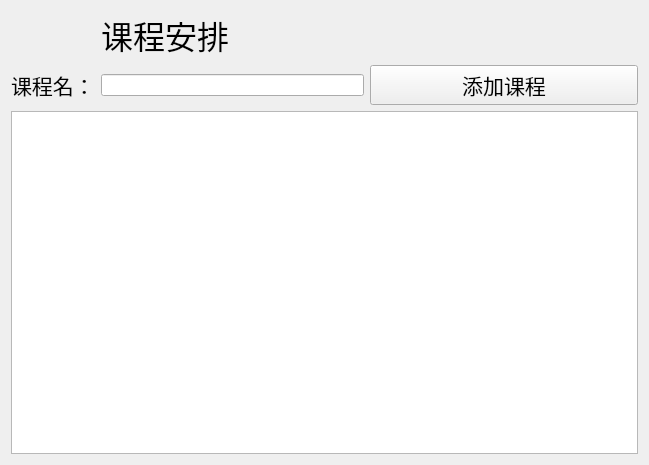
<?xml version="1.0" encoding="UTF-8"?>
<ui version="4.0">
 <class>course</class>
 <widget class="QWidget" name="course">
  <property name="geometry">
   <rect>
    <x>0</x>
    <y>0</y>
    <width>649</width>
    <height>465</height>
   </rect>
  </property>
  <property name="windowTitle">
   <string>Form</string>
  </property>
  <layout class="QGridLayout" name="gridLayout">
   <item row="0" column="1" colspan="2">
    <widget class="QLabel" name="label">
     <property name="font">
      <font>
       <pointsize>24</pointsize>
      </font>
     </property>
     <property name="text">
      <string>课程安排</string>
     </property>
    </widget>
   </item>
   <item row="0" column="3">
    <spacer name="horizontalSpacer_2">
     <property name="orientation">
      <enum>Qt::Horizontal</enum>
     </property>
     <property name="sizeHint" stdset="0">
      <size>
       <width>261</width>
       <height>20</height>
      </size>
     </property>
    </spacer>
   </item>
   <item row="1" column="0">
    <widget class="QLabel" name="label_2">
     <property name="font">
      <font>
       <pointsize>16</pointsize>
      </font>
     </property>
     <property name="text">
      <string>课程名：</string>
     </property>
    </widget>
   </item>
   <item row="1" column="1">
    <widget class="QLineEdit" name="lineEdit"/>
   </item>
   <item row="1" column="2" colspan="2">
    <widget class="QPushButton" name="pushButton">
     <property name="font">
      <font>
       <pointsize>16</pointsize>
      </font>
     </property>
     <property name="text">
      <string>添加课程</string>
     </property>
    </widget>
   </item>
   <item row="2" column="0" colspan="4">
    <widget class="QTableWidget" name="tableWidget"/>
   </item>
  </layout>
 </widget>
 <resources/>
 <connections/>
</ui>
